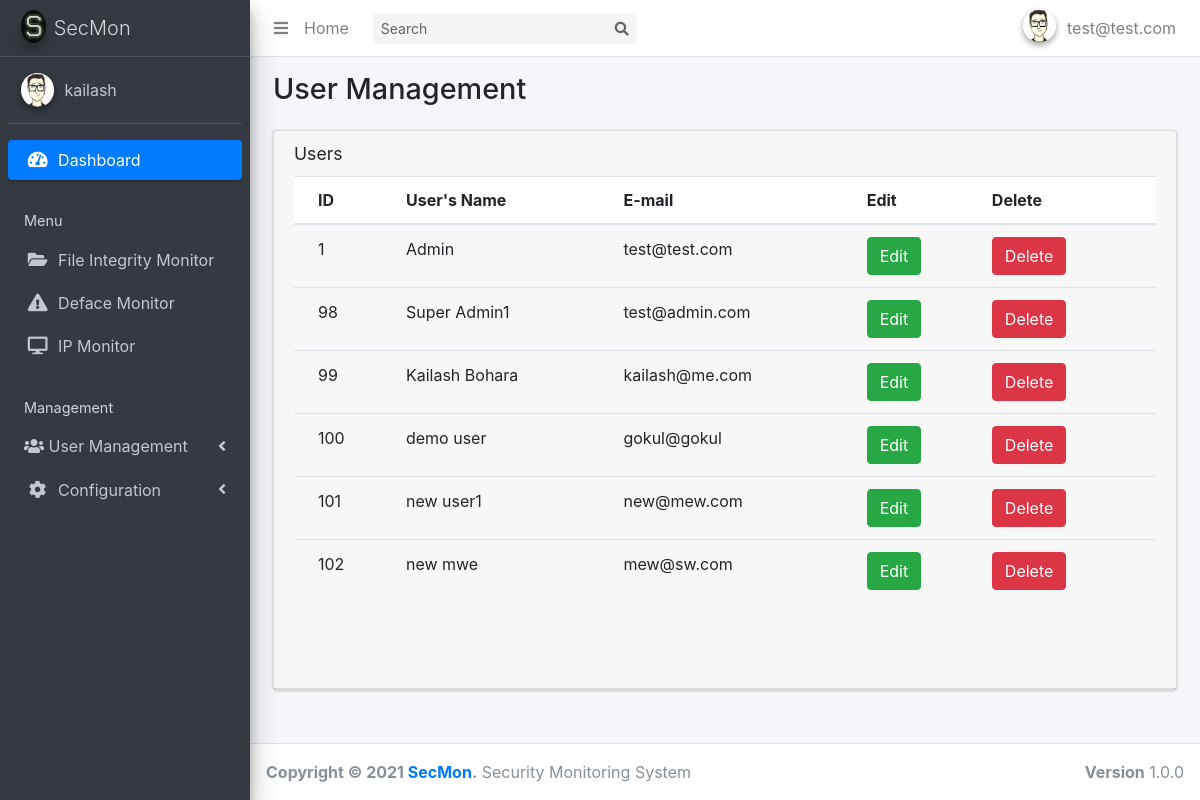
Screenshot of /useredit.php (signed in) with the database file from the repository.
### tables this page shows
CREATE TABLE `filescan_config` (
  `id` int(255) NOT NULL,
  `account` varchar(200) NOT NULL,
  `scan_path` varchar(200) NOT NULL,
  `email` varchar(200) NOT NULL,
  `file_extensions` varchar(200) NOT NULL
);

CREATE TABLE `users` (
  `id` int(10) NOT NULL,
  `name` varchar(250) NOT NULL,
  `password` varchar(500) NOT NULL,
  `email` varchar(250) NOT NULL,
  `time_stamp` date DEFAULT NULL
);

### useredit.php (the view, shortened to what this page needs)
<!DOCTYPE html>
<html>
<head>
  <link rel="stylesheet" href="plugins/fontawesome-free/css/all.min.css">
  <link rel="stylesheet" href="https://code.ionicframework.com/ionicons/2.0.1/css/ionicons.min.css">
  <link rel="stylesheet" href="dist/css/adminlte.min.css">
  <link rel="stylesheet" href="https://stackpath.bootstrapcdn.com/bootstrap/4.3.1/css/bootstrap.min.css">
</head>
<body class="hold-transition sidebar-mini">
<div class="wrapper">
<?php include 'themepart/nav-bar.php'; ?>
<?php include 'themepart/sidebar.php';
?>
  <div class="content-wrapper">
    <section class="content-header">
      <div class="container-fluid">
        <div class="row mb-2">
          <div class="col-sm-6">
            <h1>User Management</h1>
          </div>
        </div>
      </div>
    </section>
    <section class="content">
      <div class="container-fluid">
        <div class="row">
          <div class="col-12">
            <div class="card">
              <div class="card-header">
                <h3 class="card-title">Users</h3>
              <div class="card-body table-responsive p-0" style="height: 500px;">
                  <?php
                  $connection= mysqli_connect("localhost","root","","hash_analyzer");
                  $query= "SELECT * FROM users";
                  $query_run= mysqli_query($connection,$query);
                  ?>
                <table class="table table-head-fixed text-nowrap">
                  <thead>
                    <tr>
                      <th>ID</th>
                      <th>User's Name</th>
                      <th>E-mail</th>
                      <th>Edit</th>
                      <th>Delete</th>
                    </tr>
                  </thead>
                  <tbody>
                   <?php
                    if(mysqli_num_rows($query_run)> 0)
                    {
                      while($row = mysqli_fetch_assoc($query_run))
                      {
                       ?>
                    <tr>
                       <td> <?php echo $row['id'];?> </td>
                       <td> <?php echo $row['name'];?> </td>
                       <td> <?php echo $row['email'];?> </td>
                       <td>
                           <button type="button" class="btn btn-success editbtn" data-toggle="modal" data-target="#editUserModal">Edit</button>
                       </td>
                       <td>
                        <button type="button" class="btn btn-danger deletebtn" data-toggle="modal" data-target="#deleteUserModal">Delete</button>
                       </td>
                    </tr>
                    <?php
                      }
                    }
                    else {
                      echo "No record found!";
                    }
                    ?>
                  </tbody>
                </table>
              </div>
            </div>
          </div>
        </div>
      </div>
    </section>
  </div>
<?php include 'themepart/footer.php'; ?>
</div>
</body>
</html>

### themepart/sidebar.php (shortened to what this page needs)
<html>
<head>
</head>
<aside class="main-sidebar sidebar-dark-primary elevation-4">
    <a href="dashboard.php" class="brand-link">
      <img src="dist/img/secmon.png" alt="AdminLTE Logo" class="brand-image img-circle elevation-3"
           style="opacity: .8">
      <span class="brand-text font-weight-light">SecMon</span>
    </a>
    <div class="sidebar">
      <div class="user-panel mt-3 pb-3 mb-3 d-flex">
        <div class="image">
          <img src="dist/img/avatar.png" class="img-circle elevation-2" alt="User Image">
        </div>
        <?php
        $connection = mysqli_connect("localhost","root","","hash_analyzer");
        $query= "SELECT * FROM filescan_config";
        $query_run= mysqli_query($connection,$query);
        $row = mysqli_fetch_assoc($query_run);
        ?>
        <div class="info">
          <a href="#" class="d-block"><?php echo $row['account']; ?></a>
        </div>
      </div>
      <nav class="mt-2">
        <ul class="nav nav-pills nav-sidebar flex-column" data-widget="treeview" role="menu" data-accordion="false">
          <li class="nav-item has-treeview menu-open">
            <a href="dashboard.php" class="nav-link active">
              <i class="nav-icon fas fa-tachometer-alt"></i>
              <p>
                Dashboard
              </p>
            </a>
          </li>
          <li class="nav-header">Menu</li>
          <li class="nav-item has-treeview">
            <a href="fim.php" class="nav-link">
              <i class="nav-icon fa fa-folder-open"></i>
              <p>
                File Integrity Monitor
              </p>
            </a>
          <li class="nav-item has-treeview">
            <a href="webmon.php" class="nav-link">
              <i class="nav-icon fa fa-exclamation-triangle"></i>
              <p>
                Deface Monitor
              </p>
            </a>
             <li class="nav-item has-treeview">
            <a href="ipmon.php" class="nav-link">
              <i class="nav-icon fa fa-desktop"></i>
              <p>
                IP Monitor
              </p>
            </a>
          <li class="nav-header">Management</li>
          <li class="nav-item has-treeview">
            <a href="#" class="nav-link">
              <i class="fas fa-users"></i>
              <p>
                User Management
                <i class="fas fa-angle-left right"></i>
              </p>
            </a>
          </li>
          <li class="nav-item has-treeview">
            <a href="#" class="nav-link">
              <i class="nav-icon fa fa-cog"></i>
              <p>
                Configuration
                <i class="fas fa-angle-left right"></i>
              </p>
            </a>
          </li>
        </ul>
      </nav>
    </div>
  </aside>

### rows the page displays
filescan_config: account "kailash"
users: id "1", name "Admin", email "test@test.com"
users: id "98", name "Super Admin1", email "test@admin.com"
users: id "99", name "Kailash Bohara", email "kailash@me.com"
users: id "100", name "demo user", email "gokul@gokul"
users: id "101", name "new user1", email "new@mew.com"
users: id "102", name "new mwe", email "mew@sw.com"

### other values shown
$_SESSION['username'] "test@test.com"
